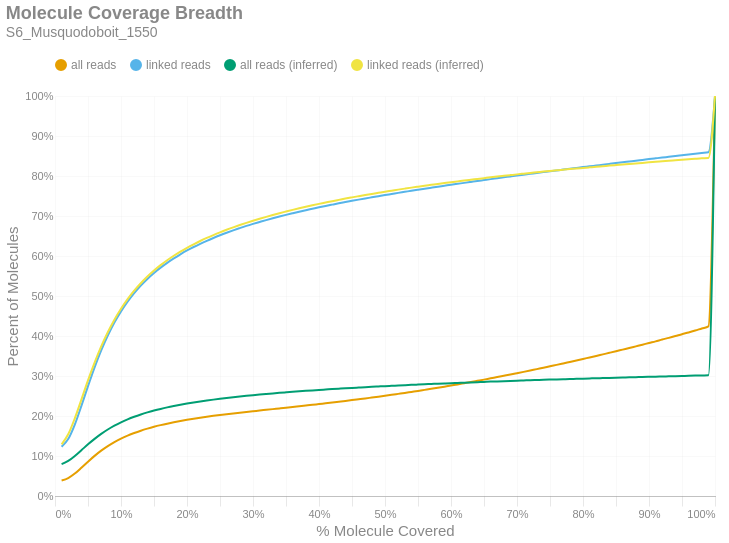

The code cell stored with this chart in its notebook:
### Markdown cell above
### Molecule Read Coverage
This chart shows molecule coverage breadth as computed by the number of bases aligned to that molecule. In other words, "*how much of each unique long molecule is actually sequenced/aligned?*" Keep in mind there is a distinction between sequences and alignments, since some sequences belonging to a particular molecule may not align well and wouldn't appear in the alignment data. This chart also shows molecule coverage breadth as computed by the *inferred fragment* from which the aligned sequences originate. Unlike read coverage, this calculation takes into account the total insert size, including unsequenced gaps between the forward and reverse reads. Like the previous figures, these are cumulative percents.

### Code cell
if SKIPLR:
    print_html(f"Skipped")
else:
    binned_df = consolidated_hist(valids['coverage_bp'], mask, 0.01, True)
    binned_df_inf = consolidated_hist(valids['coverage_inserts'], mask, 0.01, True)
    binned_df = binned_df.with_columns(pl.lit(binned_df_inf['all reads (cumsum)']).alias('all reads (inferred)'))
    binned_df = binned_df.with_columns(pl.lit(binned_df_inf['linked reads (cumsum)']).alias('linked reads (inferred)'))
    binned_df = binned_df.with_columns(
        (pl.col('bin').cast(pl.Float64) + 0.01).alias('right_edge')
    )

    with SafeRender(binned_df):
        (
            density_plot(binned_df, 'Molecule Coverage Breadth', samplename, 'molcov', ['all reads (inferred)','linked reads (inferred)'])
            .encode(
                #x=alt.X('bin:Q', title="% Molecule Covered").axis(format = '%').scale(padding=0),
                x=alt.X('right_edge:Q', title="% Molecule Covered").axis(format='%').scale(padding=0),
                y=alt.Y('value:Q', title='Percent of Molecules')
                    .axis(format='%')
                    .stack(False)
                    .scale(domainMin=0, padding=0),
                color=alt.Color("key:N").scale(domain = ["all reads", "linked reads", "all reads (inferred)", "linked reads (inferred)"]),
                tooltip = [
                    alt.Tooltip("key:N", title = "Data Type"),
                    alt.Tooltip("range_label:N", title="% Molecule Covered"),
                    alt.Tooltip("value:Q", format = ".2%", title="% Molecules")
                ]
            )
        ).display()

### Figure 1 — Vega-Lite specification as saved in the notebook (floating-point values rounded to 4 significant figures)
{"width": "container", "height": 400, "config": {"title": {"anchor": "start", "dy": -15, "fontSize": 18, "color": "#888888", "subtitleColor": "#888888", "subtitleFontSize": 14}, "arc": {"fill": "#0072B2"}, "axis": {"domainColor": "#888888", "domainWidth": 0.5, "gridWidth": 0.2, "grid": false, "titleFontWeight": 400, "titleFontSize": 15, "labelFontSize": 11, "labelColor": "#888888", "tickColor": "#888888", "tickWidth": 0.2, "titleColor": "#888888"}, "axisBand": {"grid": false}, "axisX": {"grid": true, "tickSize": 10, "domainCap": "round"}, "axisY": {"domain": false, "grid": true, "tickSize": 0, "domainCap": "round"}, "background": "transparent", "header": {"labelFontSize": 15, "labelColor": "#888888", "titleFontSize": 15, "titleFontWeight": 600, "titleColor": "#888888"}, "legend": {"labelFont": "sans-serif", "labelFontSize": 12, "labelColor": "#888888", "symbolSize": 100, "symbolType": "circle", "titleFontSize": 12, "titlePadding": 10, "titleColor": "#888888", "title": null, "orient": "top"}, "range": {"category": ["#E69F00", "#56B4E9", "#009E73", "#F0E442", "#0072B2", "#D55E00", "#CC79A7", "#000000"], "diverging": ["#cfe8f3", "#a2d4ec", "#73bfe2", "#46abdb", "#1696d2", "#12719e"]}, "area": {"fill": "#0072B2", "fillOpacity": 0.7, "line": true, "strokeOpacity": 0.7}, "line": {"color": "#0072B2", "stroke": "#0072B2", "strokeWidth": 2}, "trail": {"color": "#0072B2", "stroke": "#0072B2", "strokeWidth": 0, "size": 1}, "point": {"filled": true, "fillOpacity": 1.0, "size": 95}, "text": {"color": "#888888", "fontSize": 11, "align": "right", "fontWeight": 400, "size": 11}, "bar": {"fill": "#0072B2", "stroke": null}, "view": {"stroke": null, "continuousWidth": 660, "continuousHeight": 400}}, "data": {"name": "data-84056dea233640d994f90cf5da5f5c26"}, "mark": {"type": "line", "interpolate": "monotone", "point": {"opacity": 0, "size": 275}}, "encoding": {"color": {"field": "key", "scale": {"domain": ["all reads", "linked reads", "all reads (inferred)", "linked reads (inferred)"]}, "type": "nominal"}, "tooltip": [{"field": "key", "title": "Data Type", "type": "nominal"}, {"field": "range_label", "title": "% Molecule Covered", "type": "nominal"}, {"field": "value", "format": ".2%", "title": "% Molecules", "type": "quantitative"}], "x": {"axis": {"format": "%"}, "field": "right_edge", "scale": {"padding": 0}, "title": "% Molecule Covered", "type": "quantitative"}, "y": {"axis": {"format": "%"}, "field": "value", "scale": {"domainMin": 0, "padding": 0}, "stack": false, "title": "Percent of Molecules", "type": "quantitative"}}, "params": [{"name": "param_c36ac31b6afebe62", "select": {"type": "point", "fields": ["key"]}, "bind": "legend"}], "title": {"text": "Molecule Coverage Breadth", "subtitle": "S6_Musquodoboit_1550"}, "transform": [{"fold": ["all reads (cumsum)", "linked reads (cumsum)", "all reads (inferred)", "linked reads (inferred)"]}, {"calculate": "replace(datum.key, ' (cumsum)', '')", "as": "key"}, {"filter": {"param": "param_c36ac31b6afebe62"}}], "usermeta": {"embedOptions": {"downloadFileName": "S6_Musquodoboit_1550.molcov"}}, "$schema": "https://vega.github.io/schema/vega-lite/v6.1.0.json", "datasets": {"data-84056dea233640d994f90cf5da5f5c26": [{"bin": "0.0", "interval": "0.0-0.01", "all reads": 0.03885, "linked reads": 0.1232, "all reads (cumsum)": 0.03885, "linked reads (cumsum)": 0.1232, "range_label": "0.0-0.01", "all reads (inferred)": 0.07972, "linked reads (inferred)": 0.1292, "right_edge": 0.01}, {"bin": "0.01", "interval": "0.01-0.02", "all reads": 0.006029, "linked reads": 0.01904, "all reads (cumsum)": 0.04488, "linked reads (cumsum)": 0.1423, "range_label": "0.01-0.02", "all reads (inferred)": 0.08762, "linked reads (inferred)": 0.1542, "right_edge": 0.02}, {"bin": "0.02", "interval": "0.02-0.03", "all reads": 0.01126, "linked reads": 0.03619, "all reads (cumsum)": 0.05613, "linked reads (cumsum)": 0.1785, "range_label": "0.02-0.03", "all reads (inferred)": 0.09999, "linked reads (inferred)": 0.1941, "right_edge": 0.03}, {"bin": "0.03", "interval": "0.03-0.04", "all reads": 0.01448, "linked reads": 0.0468, "all reads (cumsum)": 0.07062, "linked reads (cumsum)": 0.2253, "range_label": "0.03-0.04", "all reads (inferred)": 0.1145, "linked reads (inferred)": 0.2411, "right_edge": 0.04}, {"bin": "0.04", "interval": "0.04-0.05", "all reads": 0.01523, "linked reads": 0.0494, "all reads (cumsum)": 0.08585, "linked reads (cumsum)": 0.2747, "range_label": "0.04-0.05", "all reads (inferred)": 0.1292, "linked reads (inferred)": 0.2889, "right_edge": 0.05}, {"bin": "0.05", "interval": "0.05-0.06", "all reads": 0.01448, "linked reads": 0.047, "all reads (cumsum)": 0.1003, "linked reads (cumsum)": 0.3217, "range_label": "0.05-0.06", "all reads (inferred)": 0.1429, "linked reads (inferred)": 0.3334, "right_edge": 0.06}, {"bin": "0.06", "interval": "0.06-0.07", "all reads": 0.01305, "linked reads": 0.04239, "all reads (cumsum)": 0.1134, "linked reads (cumsum)": 0.3641, "range_label": "0.06-0.07", "all reads (inferred)": 0.1553, "linked reads (inferred)": 0.3739, "right_edge": 0.07}, {"bin": "0.07", "interval": "0.07-0.08", "all reads": 0.01143, "linked reads": 0.03718, "all reads (cumsum)": 0.1248, "linked reads (cumsum)": 0.4012, "range_label": "0.07-0.08", "all reads (inferred)": 0.1662, "linked reads (inferred)": 0.4094, "right_edge": 0.08}, {"bin": "0.08", "interval": "0.08-0.09", "all reads": 0.00995, "linked reads": 0.03231, "all reads (cumsum)": 0.1348, "linked reads (cumsum)": 0.4335, "range_label": "0.08-0.09", "all reads (inferred)": 0.1759, "linked reads (inferred)": 0.4409, "right_edge": 0.09}, {"bin": "0.09", "interval": "0.09-0.1", "all reads": 0.008607, "linked reads": 0.02794, "all reads (cumsum)": 0.1434, "linked reads (cumsum)": 0.4615, "range_label": "0.09-0.1", "all reads (inferred)": 0.1843, "linked reads (inferred)": 0.4683, "right_edge": 0.1}, {"bin": "0.1", "interval": "0.1-0.11", "all reads": 0.007509, "linked reads": 0.02434, "all reads (cumsum)": 0.1509, "linked reads (cumsum)": 0.4858, "range_label": "0.1-0.11", "all reads (inferred)": 0.1917, "linked reads (inferred)": 0.4923, "right_edge": 0.11}, {"bin": "0.11", "interval": "0.11-0.12", "all reads": 0.006608, "linked reads": 0.02144, "all reads (cumsum)": 0.1575, "linked reads (cumsum)": 0.5073, "range_label": "0.11-0.12", "all reads (inferred)": 0.1981, "linked reads (inferred)": 0.5133, "right_edge": 0.12}, {"bin": "0.12", "interval": "0.12-0.13", "all reads": 0.005819, "linked reads": 0.01887, "all reads (cumsum)": 0.1633, "linked reads (cumsum)": 0.5261, "range_label": "0.12-0.13", "all reads (inferred)": 0.2039, "linked reads (inferred)": 0.532, "right_edge": 0.13}, {"bin": "0.13", "interval": "0.13-0.14", "all reads": 0.005105, "linked reads": 0.01655, "all reads (cumsum)": 0.1684, "linked reads (cumsum)": 0.5427, "range_label": "0.13-0.14", "all reads (inferred)": 0.209, "linked reads (inferred)": 0.5487, "right_edge": 0.14}, {"bin": "0.14", "interval": "0.14-0.15", "all reads": 0.004615, "linked reads": 0.01491, "all reads (cumsum)": 0.173, "linked reads (cumsum)": 0.5576, "range_label": "0.14-0.15", "all reads (inferred)": 0.2136, "linked reads (inferred)": 0.5637, "right_edge": 0.15}, {"bin": "0.15", "interval": "0.15-0.16", "all reads": 0.004107, "linked reads": 0.01325, "all reads (cumsum)": 0.1771, "linked reads (cumsum)": 0.5708, "range_label": "0.15-0.16", "all reads (inferred)": 0.2177, "linked reads (inferred)": 0.5772, "right_edge": 0.16}, {"bin": "0.16", "interval": "0.16-0.17", "all reads": 0.003738, "linked reads": 0.01201, "all reads (cumsum)": 0.1809, "linked reads (cumsum)": 0.5829, "range_label": "0.16-0.17", "all reads (inferred)": 0.2215, "linked reads (inferred)": 0.5895, "right_edge": 0.17}, {"bin": "0.17", "interval": "0.17-0.18", "all reads": 0.003434, "linked reads": 0.01105, "all reads (cumsum)": 0.1843, "linked reads (cumsum)": 0.5939, "range_label": "0.17-0.18", "all reads (inferred)": 0.225, "linked reads (inferred)": 0.6006, "right_edge": 0.18}, {"bin": "0.18", "interval": "0.18-0.19", "all reads": 0.003236, "linked reads": 0.01039, "all reads (cumsum)": 0.1875, "linked reads (cumsum)": 0.6043, "range_label": "0.18-0.19", "all reads (inferred)": 0.2282, "linked reads (inferred)": 0.611, "right_edge": 0.19}, {"bin": "0.19", "interval": "0.19-0.2", "all reads": 0.002973, "linked reads": 0.009541, "all reads (cumsum)": 0.1905, "linked reads (cumsum)": 0.6138, "range_label": "0.19-0.2", "all reads (inferred)": 0.2311, "linked reads (inferred)": 0.6206, "right_edge": 0.2}, {"bin": "0.2", "interval": "0.2-0.21", "all reads": 0.002709, "linked reads": 0.00863, "all reads (cumsum)": 0.1932, "linked reads (cumsum)": 0.6225, "range_label": "0.2-0.21", "all reads (inferred)": 0.2338, "linked reads (inferred)": 0.6293, "right_edge": 0.21}, {"bin": "0.21", "interval": "0.21-0.22", "all reads": 0.002526, "linked reads": 0.008034, "all reads (cumsum)": 0.1957, "linked reads (cumsum)": 0.6305, "range_label": "0.21-0.22", "all reads (inferred)": 0.2363, "linked reads (inferred)": 0.6375, "right_edge": 0.22}, {"bin": "0.22", "interval": "0.22-0.23", "all reads": 0.002374, "linked reads": 0.00752, "all reads (cumsum)": 0.1981, "linked reads (cumsum)": 0.638, "range_label": "0.22-0.23", "all reads (inferred)": 0.2387, "linked reads (inferred)": 0.6452, "right_edge": 0.23}, {"bin": "0.23", "interval": "0.23-0.24", "all reads": 0.002248, "linked reads": 0.007087, "all reads (cumsum)": 0.2004, "linked reads (cumsum)": 0.6451, "range_label": "0.23-0.24", "all reads (inferred)": 0.2409, "linked reads (inferred)": 0.6524, "right_edge": 0.24}, {"bin": "0.24", "interval": "0.24-0.25", "all reads": 0.002133, "linked reads": 0.006685, "all reads (cumsum)": 0.2025, "linked reads (cumsum)": 0.6518, "range_label": "0.24-0.25", "all reads (inferred)": 0.243, "linked reads (inferred)": 0.6592, "right_edge": 0.25}, {"bin": "0.25", "interval": "0.25-0.26", "all reads": 0.002016, "linked reads": 0.006282, "all reads (cumsum)": 0.2045, "linked reads (cumsum)": 0.6581, "range_label": "0.25-0.26", "all reads (inferred)": 0.245, "linked reads (inferred)": 0.6656, "right_edge": 0.26}, {"bin": "0.26", "interval": "0.26-0.27", "all reads": 0.00192, "linked reads": 0.00595, "all reads (cumsum)": 0.2064, "linked reads (cumsum)": 0.664, "range_label": "0.26-0.27", "all reads (inferred)": 0.2469, "linked reads (inferred)": 0.6716, "right_edge": 0.27}, {"bin": "0.27", "interval": "0.27-0.28", "all reads": 0.001859, "linked reads": 0.005652, "all reads (cumsum)": 0.2083, "linked reads (cumsum)": 0.6697, "range_label": "0.27-0.28", "all reads (inferred)": 0.2487, "linked reads (inferred)": 0.6774, "right_edge": 0.28}, {"bin": "0.28", "interval": "0.28-0.29", "all reads": 0.00186, "linked reads": 0.005526, "all reads (cumsum)": 0.2102, "linked reads (cumsum)": 0.6752, "range_label": "0.28-0.29", "all reads (inferred)": 0.2504, "linked reads (inferred)": 0.6829, "right_edge": 0.29}, {"bin": "0.29", "interval": "0.29-0.3", "all reads": 0.001768, "linked reads": 0.005053, "all reads (cumsum)": 0.2119, "linked reads (cumsum)": 0.6803, "range_label": "0.29-0.3", "all reads (inferred)": 0.252, "linked reads (inferred)": 0.6881, "right_edge": 0.3}, {"bin": "0.3", "interval": "0.3-0.31", "all reads": 0.001728, "linked reads": 0.00478, "all reads (cumsum)": 0.2137, "linked reads (cumsum)": 0.685, "range_label": "0.3-0.31", "all reads (inferred)": 0.2535, "linked reads (inferred)": 0.6931, "right_edge": 0.31}, {"bin": "0.31", "interval": "0.31-0.32", "all reads": 0.001776, "linked reads": 0.004728, "all reads (cumsum)": 0.2154, "linked reads (cumsum)": 0.6898, "range_label": "0.31-0.32", "all reads (inferred)": 0.255, "linked reads (inferred)": 0.6979, "right_edge": 0.32}, {"bin": "0.32", "interval": "0.32-0.33", "all reads": 0.001764, "linked reads": 0.004521, "all reads (cumsum)": 0.2172, "linked reads (cumsum)": 0.6943, "range_label": "0.32-0.33", "all reads (inferred)": 0.2564, "linked reads (inferred)": 0.7025, "right_edge": 0.33}, {"bin": "0.33", "interval": "0.33-0.34", "all reads": 0.001756, "linked reads": 0.004363, "all reads (cumsum)": 0.2189, "linked reads (cumsum)": 0.6987, "range_label": "0.33-0.34", "all reads (inferred)": 0.2578, "linked reads (inferred)": 0.707, "right_edge": 0.34}, {"bin": "0.34", "interval": "0.34-0.35", "all reads": 0.001765, "linked reads": 0.004191, "all reads (cumsum)": 0.2207, "linked reads (cumsum)": 0.7028, "range_label": "0.34-0.35", "all reads (inferred)": 0.2591, "linked reads (inferred)": 0.7112, "right_edge": 0.35}, {"bin": "0.35", "interval": "0.35-0.36", "all reads": 0.001791, "linked reads": 0.003975, "all reads (cumsum)": 0.2225, "linked reads (cumsum)": 0.7068, "range_label": "0.35-0.36", "all reads (inferred)": 0.2604, "linked reads (inferred)": 0.7153, "right_edge": 0.36}, {"bin": "0.36", "interval": "0.36-0.37", "all reads": 0.001814, "linked reads": 0.003907, "all reads (cumsum)": 0.2243, "linked reads (cumsum)": 0.7107, "range_label": "0.36-0.37", "all reads (inferred)": 0.2617, "linked reads (inferred)": 0.7193, "right_edge": 0.37}, {"bin": "0.37", "interval": "0.37-0.38", "all reads": 0.001812, "linked reads": 0.003763, "all reads (cumsum)": 0.2261, "linked reads (cumsum)": 0.7145, "range_label": "0.37-0.38", "all reads (inferred)": 0.2629, "linked reads (inferred)": 0.7231, "right_edge": 0.38}, {"bin": "0.38", "interval": "0.38-0.39", "all reads": 0.001828, "linked reads": 0.00361, "all reads (cumsum)": 0.228, "linked reads (cumsum)": 0.7181, "range_label": "0.38-0.39", "all reads (inferred)": 0.264, "linked reads (inferred)": 0.7268, "right_edge": 0.39}, {"bin": "0.39", "interval": "0.39-0.4", "all reads": 0.001942, "linked reads": 0.003633, "all reads (cumsum)": 0.2299, "linked reads (cumsum)": 0.7217, "range_label": "0.39-0.4", "all reads (inferred)": 0.2651, "linked reads (inferred)": 0.7303, "right_edge": 0.4}, {"bin": "0.4", "interval": "0.4-0.41", "all reads": 0.001885, "linked reads": 0.003422, "all reads (cumsum)": 0.2318, "linked reads (cumsum)": 0.7252, "range_label": "0.4-0.41", "all reads (inferred)": 0.2662, "linked reads (inferred)": 0.7337, "right_edge": 0.41}, {"bin": "0.41", "interval": "0.41-0.42", "all reads": 0.001939, "linked reads": 0.003286, "all reads (cumsum)": 0.2337, "linked reads (cumsum)": 0.7284, "range_label": "0.41-0.42", "all reads (inferred)": 0.2672, "linked reads (inferred)": 0.7371, "right_edge": 0.42}, {"bin": "0.42", "interval": "0.42-0.43", "all reads": 0.001973, "linked reads": 0.003237, "all reads (cumsum)": 0.2357, "linked reads (cumsum)": 0.7317, "range_label": "0.42-0.43", "all reads (inferred)": 0.2682, "linked reads (inferred)": 0.7403, "right_edge": 0.43}, {"bin": "0.43", "interval": "0.43-0.44", "all reads": 0.001978, "linked reads": 0.003088, "all reads (cumsum)": 0.2377, "linked reads (cumsum)": 0.7348, "range_label": "0.43-0.44", "all reads (inferred)": 0.2692, "linked reads (inferred)": 0.7436, "right_edge": 0.44}, {"bin": "0.44", "interval": "0.44-0.45", "all reads": 0.002043, "linked reads": 0.003108, "all reads (cumsum)": 0.2397, "linked reads (cumsum)": 0.7379, "range_label": "0.44-0.45", "all reads (inferred)": 0.2702, "linked reads (inferred)": 0.7466, "right_edge": 0.45}, {"bin": "0.45", "interval": "0.45-0.46", "all reads": 0.002105, "linked reads": 0.003046, "all reads (cumsum)": 0.2418, "linked reads (cumsum)": 0.7409, "range_label": "0.45-0.46", "all reads (inferred)": 0.2711, "linked reads (inferred)": 0.7495, "right_edge": 0.46}, {"bin": "0.46", "interval": "0.46-0.47", "all reads": 0.002112, "linked reads": 0.002942, "all reads (cumsum)": 0.2439, "linked reads (cumsum)": 0.7439, "range_label": "0.46-0.47", "all reads (inferred)": 0.272, "linked reads (inferred)": 0.7524, "right_edge": 0.47}, {"bin": "0.47", "interval": "0.47-0.48", "all reads": 0.002169, "linked reads": 0.002849, "all reads (cumsum)": 0.2461, "linked reads (cumsum)": 0.7467, "range_label": "0.47-0.48", "all reads (inferred)": 0.2729, "linked reads (inferred)": 0.7553, "right_edge": 0.48}, {"bin": "0.48", "interval": "0.48-0.49", "all reads": 0.002166, "linked reads": 0.002834, "all reads (cumsum)": 0.2483, "linked reads (cumsum)": 0.7495, "range_label": "0.48-0.49", "all reads (inferred)": 0.2738, "linked reads (inferred)": 0.758, "right_edge": 0.49}, {"bin": "0.49", "interval": "0.49-0.5", "all reads": 0.002416, "linked reads": 0.002859, "all reads (cumsum)": 0.2507, "linked reads (cumsum)": 0.7524, "range_label": "0.49-0.5", "all reads (inferred)": 0.2746, "linked reads (inferred)": 0.7608, "right_edge": 0.5}, {"bin": "0.5", "interval": "0.5-0.51", "all reads": 0.002196, "linked reads": 0.002673, "all reads (cumsum)": 0.2529, "linked reads (cumsum)": 0.7551, "range_label": "0.5-0.51", "all reads (inferred)": 0.2754, "linked reads (inferred)": 0.7634, "right_edge": 0.51}, {"bin": "0.51", "interval": "0.51-0.52", "all reads": 0.002422, "linked reads": 0.002722, "all reads (cumsum)": 0.2553, "linked reads (cumsum)": 0.7578, "range_label": "0.51-0.52", "all reads (inferred)": 0.2763, "linked reads (inferred)": 0.7659, "right_edge": 0.52}, {"bin": "0.52", "interval": "0.52-0.53", "all reads": 0.00242, "linked reads": 0.002645, "all reads (cumsum)": 0.2577, "linked reads (cumsum)": 0.7604, "range_label": "0.52-0.53", "all reads (inferred)": 0.2771, "linked reads (inferred)": 0.7685, "right_edge": 0.53}, {"bin": "0.53", "interval": "0.53-0.54", "all reads": 0.002504, "linked reads": 0.002683, "all reads (cumsum)": 0.2602, "linked reads (cumsum)": 0.7631, "range_label": "0.53-0.54", "all reads (inferred)": 0.2778, "linked reads (inferred)": 0.7709, "right_edge": 0.54}, {"bin": "0.54", "interval": "0.54-0.55", "all reads": 0.002487, "linked reads": 0.002581, "all reads (cumsum)": 0.2627, "linked reads (cumsum)": 0.7657, "range_label": "0.54-0.55", "all reads (inferred)": 0.2786, "linked reads (inferred)": 0.7733, "right_edge": 0.55}, {"bin": "0.55", "interval": "0.55-0.56", "all reads": 0.002615, "linked reads": 0.002537, "all reads (cumsum)": 0.2653, "linked reads (cumsum)": 0.7682, "range_label": "0.55-0.56", "all reads (inferred)": 0.2793, "linked reads (inferred)": 0.7756, "right_edge": 0.56}, {"bin": "0.56", "interval": "0.56-0.57", "all reads": 0.002613, "linked reads": 0.002484, "all reads (cumsum)": 0.2679, "linked reads (cumsum)": 0.7707, "range_label": "0.56-0.57", "all reads (inferred)": 0.28, "linked reads (inferred)": 0.7778, "right_edge": 0.57}, {"bin": "0.57", "interval": "0.57-0.58", "all reads": 0.002655, "linked reads": 0.00247, "all reads (cumsum)": 0.2706, "linked reads (cumsum)": 0.7732, "range_label": "0.57-0.58", "all reads (inferred)": 0.2807, "linked reads (inferred)": 0.7801, "right_edge": 0.58}, {"bin": "0.58", "interval": "0.58-0.59", "all reads": 0.002738, "linked reads": 0.002432, "all reads (cumsum)": 0.2733, "linked reads (cumsum)": 0.7756, "range_label": "0.58-0.59", "all reads (inferred)": 0.2814, "linked reads (inferred)": 0.7823, "right_edge": 0.59}, {"bin": "0.59", "interval": "0.59-0.6", "all reads": 0.002852, "linked reads": 0.002458, "all reads (cumsum)": 0.2762, "linked reads (cumsum)": 0.7781, "range_label": "0.59-0.6", "all reads (inferred)": 0.2821, "linked reads (inferred)": 0.7845, "right_edge": 0.6}, {"bin": "0.6", "interval": "0.6-0.61", "all reads": 0.002777, "linked reads": 0.002373, "all reads (cumsum)": 0.279, "linked reads (cumsum)": 0.7805, "range_label": "0.6-0.61", "all reads (inferred)": 0.2828, "linked reads (inferred)": 0.7866, "right_edge": 0.61}, {"bin": "0.61", "interval": "0.61-0.62", "all reads": 0.002949, "linked reads": 0.002361, "all reads (cumsum)": 0.2819, "linked reads (cumsum)": 0.7828, "range_label": "0.61-0.62", "all reads (inferred)": 0.2834, "linked reads (inferred)": 0.7886, "right_edge": 0.62}, {"bin": "0.62", "interval": "0.62-0.63", "all reads": 0.002949, "linked reads": 0.002375, "all reads (cumsum)": 0.2849, "linked reads (cumsum)": 0.7852, "range_label": "0.62-0.63", "all reads (inferred)": 0.2841, "linked reads (inferred)": 0.7906, "right_edge": 0.63}, {"bin": "0.63", "interval": "0.63-0.64", "all reads": 0.003035, "linked reads": 0.002382, "all reads (cumsum)": 0.2879, "linked reads (cumsum)": 0.7876, "range_label": "0.63-0.64", "all reads (inferred)": 0.2847, "linked reads (inferred)": 0.7926, "right_edge": 0.64}, {"bin": "0.64", "interval": "0.64-0.65", "all reads": 0.003044, "linked reads": 0.002303, "all reads (cumsum)": 0.2909, "linked reads (cumsum)": 0.7899, "range_label": "0.64-0.65", "all reads (inferred)": 0.2853, "linked reads (inferred)": 0.7946, "right_edge": 0.65}, {"bin": "0.65", "interval": "0.65-0.66", "all reads": 0.003206, "linked reads": 0.00232, "all reads (cumsum)": 0.2942, "linked reads (cumsum)": 0.7922, "range_label": "0.65-0.66", "all reads (inferred)": 0.2859, "linked reads (inferred)": 0.7966, "right_edge": 0.66}, {"bin": "0.66", "interval": "0.66-0.67", "all reads": 0.003103, "linked reads": 0.00222, "all reads (cumsum)": 0.2973, "linked reads (cumsum)": 0.7944, "range_label": "0.66-0.67", "all reads (inferred)": 0.2866, "linked reads (inferred)": 0.7985, "right_edge": 0.67}, {"bin": "0.67", "interval": "0.67-0.68", "all reads": 0.003204, "linked reads": 0.002232, "all reads (cumsum)": 0.3005, "linked reads (cumsum)": 0.7967, "range_label": "0.67-0.68", "all reads (inferred)": 0.2871, "linked reads (inferred)": 0.8004, "right_edge": 0.68}, {"bin": "0.68", "interval": "0.68-0.69", "all reads": 0.003191, "linked reads": 0.002254, "all reads (cumsum)": 0.3036, "linked reads (cumsum)": 0.7989, "range_label": "0.68-0.69", "all reads (inferred)": 0.2877, "linked reads (inferred)": 0.8022, "right_edge": 0.69}, {"bin": "0.69", "interval": "0.69-0.7", "all reads": 0.003306, "linked reads": 0.002238, "all reads (cumsum)": 0.307, "linked reads (cumsum)": 0.8011, "range_label": "0.69-0.7", "all reads (inferred)": 0.2883, "linked reads (inferred)": 0.8041, "right_edge": 0.7}, {"bin": "0.7", "interval": "0.7-0.71", "all reads": 0.003331, "linked reads": 0.002187, "all reads (cumsum)": 0.3103, "linked reads (cumsum)": 0.8033, "range_label": "0.7-0.71", "all reads (inferred)": 0.2889, "linked reads (inferred)": 0.8058, "right_edge": 0.71}, {"bin": "0.71", "interval": "0.71-0.72", "all reads": 0.003405, "linked reads": 0.002137, "all reads (cumsum)": 0.3137, "linked reads (cumsum)": 0.8055, "range_label": "0.71-0.72", "all reads (inferred)": 0.2894, "linked reads (inferred)": 0.8076, "right_edge": 0.72}, {"bin": "0.72", "interval": "0.72-0.73", "all reads": 0.003499, "linked reads": 0.002172, "all reads (cumsum)": 0.3172, "linked reads (cumsum)": 0.8076, "range_label": "0.72-0.73", "all reads (inferred)": 0.29, "linked reads (inferred)": 0.8093, "right_edge": 0.73}, {"bin": "0.73", "interval": "0.73-0.74", "all reads": 0.003402, "linked reads": 0.002104, "all reads (cumsum)": 0.3206, "linked reads (cumsum)": 0.8097, "range_label": "0.73-0.74", "all reads (inferred)": 0.2905, "linked reads (inferred)": 0.811, "right_edge": 0.74}, {"bin": "0.74", "interval": "0.74-0.75", "all reads": 0.003694, "linked reads": 0.002162, "all reads (cumsum)": 0.3243, "linked reads (cumsum)": 0.8119, "range_label": "0.74-0.75", "all reads (inferred)": 0.291, "linked reads (inferred)": 0.8126, "right_edge": 0.75}, {"bin": "0.75", "interval": "0.75-0.76", "all reads": 0.003492, "linked reads": 0.00204, "all reads (cumsum)": 0.3278, "linked reads (cumsum)": 0.8139, "range_label": "0.75-0.76", "all reads (inferred)": 0.2915, "linked reads (inferred)": 0.8142, "right_edge": 0.76}, {"bin": "0.76", "interval": "0.76-0.77", "all reads": 0.003625, "linked reads": 0.002056, "all reads (cumsum)": 0.3314, "linked reads (cumsum)": 0.816, "range_label": "0.76-0.77", "all reads (inferred)": 0.292, "linked reads (inferred)": 0.8157, "right_edge": 0.77}, {"bin": "0.77", "interval": "0.77-0.78", "all reads": 0.003658, "linked reads": 0.002051, "all reads (cumsum)": 0.3351, "linked reads (cumsum)": 0.8181, "range_label": "0.77-0.78", "all reads (inferred)": 0.2925, "linked reads (inferred)": 0.8172, "right_edge": 0.78}, {"bin": "0.78", "interval": "0.78-0.79", "all reads": 0.00365, "linked reads": 0.002093, "all reads (cumsum)": 0.3387, "linked reads (cumsum)": 0.8201, "range_label": "0.78-0.79", "all reads (inferred)": 0.2929, "linked reads (inferred)": 0.8186, "right_edge": 0.79}, {"bin": "0.79", "interval": "0.79-0.8", "all reads": 0.003935, "linked reads": 0.002071, "all reads (cumsum)": 0.3426, "linked reads (cumsum)": 0.8222, "range_label": "0.79-0.8", "all reads (inferred)": 0.2934, "linked reads (inferred)": 0.8201, "right_edge": 0.8}, {"bin": "0.8", "interval": "0.8-0.81", "all reads": 0.003629, "linked reads": 0.001924, "all reads (cumsum)": 0.3463, "linked reads (cumsum)": 0.8241, "range_label": "0.8-0.81", "all reads (inferred)": 0.2939, "linked reads (inferred)": 0.8216, "right_edge": 0.81}, {"bin": "0.81", "interval": "0.81-0.82", "all reads": 0.003807, "linked reads": 0.002054, "all reads (cumsum)": 0.3501, "linked reads (cumsum)": 0.8262, "range_label": "0.81-0.82", "all reads (inferred)": 0.2944, "linked reads (inferred)": 0.8232, "right_edge": 0.82}, {"bin": "0.82", "interval": "0.82-0.83", "all reads": 0.003941, "linked reads": 0.002, "all reads (cumsum)": 0.354, "linked reads (cumsum)": 0.8282, "range_label": "0.82-0.83", "all reads (inferred)": 0.2948, "linked reads (inferred)": 0.8246, "right_edge": 0.83}, {"bin": "0.83", "interval": "0.83-0.84", "all reads": 0.003899, "linked reads": 0.002068, "all reads (cumsum)": 0.3579, "linked reads (cumsum)": 0.8303, "range_label": "0.83-0.84", "all reads (inferred)": 0.2953, "linked reads (inferred)": 0.826, "right_edge": 0.84}, {"bin": "0.84", "interval": "0.84-0.85", "all reads": 0.003946, "linked reads": 0.002052, "all reads (cumsum)": 0.3619, "linked reads (cumsum)": 0.8323, "range_label": "0.84-0.85", "all reads (inferred)": 0.2957, "linked reads (inferred)": 0.8274, "right_edge": 0.85}, {"bin": "0.85", "interval": "0.85-0.86", "all reads": 0.00407, "linked reads": 0.002024, "all reads (cumsum)": 0.3659, "linked reads (cumsum)": 0.8343, "range_label": "0.85-0.86", "all reads (inferred)": 0.2962, "linked reads (inferred)": 0.8287, "right_edge": 0.86}, {"bin": "0.86", "interval": "0.86-0.87", "all reads": 0.004024, "linked reads": 0.001977, "all reads (cumsum)": 0.37, "linked reads (cumsum)": 0.8363, "range_label": "0.86-0.87", "all reads (inferred)": 0.2966, "linked reads (inferred)": 0.8301, "right_edge": 0.87}, {"bin": "0.87", "interval": "0.87-0.88", "all reads": 0.004147, "linked reads": 0.001992, "all reads (cumsum)": 0.3741, "linked reads (cumsum)": 0.8383, "range_label": "0.87-0.88", "all reads (inferred)": 0.297, "linked reads (inferred)": 0.8314, "right_edge": 0.88}, {"bin": "0.88", "interval": "0.88-0.89", "all reads": 0.004141, "linked reads": 0.001954, "all reads (cumsum)": 0.3782, "linked reads (cumsum)": 0.8403, "range_label": "0.88-0.89", "all reads (inferred)": 0.2975, "linked reads (inferred)": 0.8328, "right_edge": 0.89}, {"bin": "0.89", "interval": "0.89-0.9", "all reads": 0.004323, "linked reads": 0.00197, "all reads (cumsum)": 0.3826, "linked reads (cumsum)": 0.8422, "range_label": "0.89-0.9", "all reads (inferred)": 0.2979, "linked reads (inferred)": 0.8341, "right_edge": 0.9}, {"bin": "0.9", "interval": "0.9-0.91", "all reads": 0.004046, "linked reads": 0.001932, "all reads (cumsum)": 0.3866, "linked reads (cumsum)": 0.8442, "range_label": "0.9-0.91", "all reads (inferred)": 0.2983, "linked reads (inferred)": 0.8354, "right_edge": 0.91}, {"bin": "0.91", "interval": "0.91-0.92", "all reads": 0.004635, "linked reads": 0.001925, "all reads (cumsum)": 0.3913, "linked reads (cumsum)": 0.8461, "range_label": "0.91-0.92", "all reads (inferred)": 0.2988, "linked reads (inferred)": 0.8367, "right_edge": 0.92}, {"bin": "0.92", "interval": "0.92-0.93", "all reads": 0.004086, "linked reads": 0.001883, "all reads (cumsum)": 0.3953, "linked reads (cumsum)": 0.848, "range_label": "0.92-0.93", "all reads (inferred)": 0.2992, "linked reads (inferred)": 0.838, "right_edge": 0.93}, {"bin": "0.93", "interval": "0.93-0.94", "all reads": 0.004472, "linked reads": 0.001909, "all reads (cumsum)": 0.3998, "linked reads (cumsum)": 0.8499, "range_label": "0.93-0.94", "all reads (inferred)": 0.2996, "linked reads (inferred)": 0.8393, "right_edge": 0.94}, {"bin": "0.94", "interval": "0.94-0.95", "all reads": 0.004769, "linked reads": 0.001931, "all reads (cumsum)": 0.4046, "linked reads (cumsum)": 0.8518, "range_label": "0.94-0.95", "all reads (inferred)": 0.3, "linked reads (inferred)": 0.8405, "right_edge": 0.95}, {"bin": "0.95", "interval": "0.95-0.96", "all reads": 0.0042, "linked reads": 0.001925, "all reads (cumsum)": 0.4088, "linked reads (cumsum)": 0.8537, "range_label": "0.95-0.96", "all reads (inferred)": 0.3005, "linked reads (inferred)": 0.8418, "right_edge": 0.96}, {"bin": "0.96", "interval": "0.96-0.97", "all reads": 0.004804, "linked reads": 0.001861, "all reads (cumsum)": 0.4136, "linked reads (cumsum)": 0.8556, "range_label": "0.96-0.97", "all reads (inferred)": 0.3009, "linked reads (inferred)": 0.8431, "right_edge": 0.97}, {"bin": "0.97", "interval": "0.97-0.98", "all reads": 0.005295, "linked reads": 0.001865, "all reads (cumsum)": 0.4189, "linked reads (cumsum)": 0.8575, "range_label": "0.97-0.98", "all reads (inferred)": 0.3014, "linked reads (inferred)": 0.8443, "right_edge": 0.98}, {"bin": "0.98", "interval": "0.98-0.99", "all reads": 0.005031, "linked reads": 0.00194, "all reads (cumsum)": 0.4239, "linked reads (cumsum)": 0.8594, "range_label": "0.98-0.99", "all reads (inferred)": 0.3018, "linked reads (inferred)": 0.845, "right_edge": 0.99}, {"bin": "0.99", "interval": "0.99-1.0", "all reads": 0.5761, "linked reads": 0.1406, "all reads (cumsum)": 1.0, "linked reads (cumsum)": 1.0, "range_label": "0.99-1.0", "all reads (inferred)": 1.0, "linked reads (inferred)": 1.0, "right_edge": 1.0}]}}
